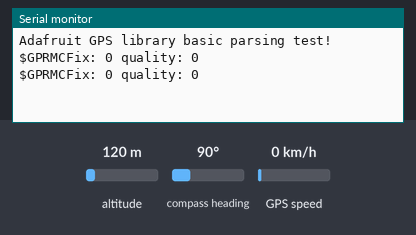
The sketch below on a simulated Arduino Mega 2560, built with avr-gcc and run on an emulated ATmega2560. Shown: the last lines printed to the serial monitor. Inputs (shaded band) come from the test bench; at power-on: altitude 120 m, compass heading 90°, GPS speed 0 km/h. The GPS gets a fix after 3 s at 37.7749, -122.4194 with 8 satellites.

Above: at 2.2 s.
2.3 s: altitude set to 20 m
At 3.8 s:
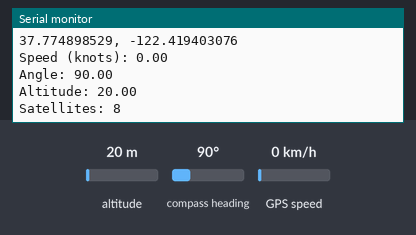
4.5 s: compass heading set to 7°
At 5.8 s:
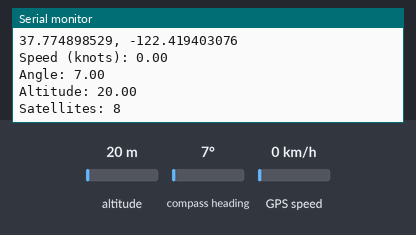

The sketch:

test_adafruit_gps.ino
```cpp
// Test code for Ultimate GPS Using Hardware Serial (e.g. GPS Flora or FeatherWing)
//
// This code shows how to listen to the GPS module via polling. Best used with
// Feathers or Flora where you have hardware Serial and no interrupt
//
// Tested and works great with the Adafruit GPS FeatherWing
// ------> https://www.adafruit.com/products/3133
// or Flora GPS
// ------> https://www.adafruit.com/products/1059
// but also works with the shield, breakout
// ------> https://www.adafruit.com/products/1272
// ------> https://www.adafruit.com/products/746
//
// Pick one up today at the Adafruit electronics shop
// and help support open source hardware & software! -ada

#include <Adafruit_GPS.h>

// what's the name of the hardware serial port?
#define GPSSerial Serial3

// Connect to the GPS on the hardware port
Adafruit_GPS GPS(&GPSSerial);

// Set GPSECHO to 'false' to turn off echoing the GPS data to the Serial console
// Set to 'true' if you want to debug and listen to the raw GPS sentences
#define GPSECHO false

uint32_t timer = millis();


void setup()
{
  //while (!Serial);  // uncomment to have the sketch wait until Serial is ready

  // connect at 115200 so we can read the GPS fast enough and echo without dropping chars
  // also spit it out
  Serial.begin(9600);
  Serial.println("Adafruit GPS library basic parsing test!");

  // 9600 NMEA is the default baud rate for Adafruit MTK GPS's- some use 4800
  GPS.begin(9600);
  // uncomment this line to turn on RMC (recommended minimum) and GGA (fix data) including altitude
  GPS.sendCommand(PMTK_SET_NMEA_OUTPUT_RMCGGA);
  // uncomment this line to turn on only the "minimum recommended" data
  //GPS.sendCommand(PMTK_SET_NMEA_OUTPUT_RMCONLY);
  // For parsing data, we don't suggest using anything but either RMC only or RMC+GGA since
  // the parser doesn't care about other sentences at this time
  // Set the update rate
  GPS.sendCommand(PMTK_SET_NMEA_UPDATE_1HZ); // 1 Hz update rate
  // For the parsing code to work nicely and have time to sort thru the data, and
  // print it out we don't suggest using anything higher than 1 Hz

  // Request updates on antenna status, comment out to keep quiet
  GPS.sendCommand(PGCMD_ANTENNA);

  delay(1000);

  // Ask for firmware version
  GPSSerial.println(PMTK_Q_RELEASE);
}

void loop() // run over and over again
{
  gpsData();

  // approximately every 2 seconds or so, print out the current stats
//  if (millis() - timer > 2000) {
//    timer = millis(); // reset the timer
//    Serial.print("\nTime: ");
//    if (GPS.hour < 10) { Serial.print('0'); }
//    Serial.print(GPS.hour, DEC); Serial.print(':');
//    if (GPS.minute < 10) { Serial.print('0'); }
//    Serial.print(GPS.minute, DEC); Serial.print(':');
//    if (GPS.seconds < 10) { Serial.print('0'); }
//    Serial.print(GPS.seconds, DEC); Serial.print('.');
//    if (GPS.milliseconds < 10) {
//      Serial.print("00");
//    } else if (GPS.milliseconds > 9 && GPS.milliseconds < 100) {
//      Serial.print("0");
//    }
//    Serial.println(GPS.milliseconds);
//    Serial.print("Date: ");
//    Serial.print(GPS.day, DEC); Serial.print('/');
//    Serial.print(GPS.month, DEC); Serial.print("/20");
//    Serial.println(GPS.year, DEC);
//    Serial.print("Fix: "); Serial.print((int)GPS.fix);
//    Serial.print(" quality: "); Serial.println((int)GPS.fixquality);
//    if (GPS.fix) {
//      Serial.print("Location: ");
//      Serial.print(GPS.latitude, 4); Serial.print(GPS.lat);
//      Serial.print(", ");
//      Serial.print(GPS.longitude, 4); Serial.println(GPS.lon);
//      Serial.print(GPS.latitudeDegrees, 9);
//      Serial.print(", ");
//      Serial.println(GPS.longitudeDegrees, 9);
//      Serial.print("Speed (knots): "); Serial.println(GPS.speed);
//      Serial.print("Angle: "); Serial.println(GPS.angle);
//      Serial.print("Altitude: "); Serial.println(GPS.altitude);
//      Serial.print("Satellites: "); Serial.println((int)GPS.satellites);
//    }
//  }
}

void gpsData(){
  char c = GPS.read();
  if (GPS.newNMEAreceived()) {
    Serial.print(GPS.lastNMEA());
    if (!GPS.parse(GPS.lastNMEA())) // this also sets the newNMEAreceived() flag to false
      return; // we can fail to parse a sentence in which case we should just wait for another
  }
  if (millis() - timer > 1000) {
    timer = millis(); // reset the timer
    Serial.print("Fix: "); Serial.print((int)GPS.fix);
    Serial.print(" quality: "); Serial.println((int)GPS.fixquality);
    if (GPS.fix) {
      Serial.print("Location: ");
      Serial.print(GPS.latitude, 4); Serial.print(GPS.lat);
      Serial.print(", ");
      Serial.print(GPS.longitude, 4); Serial.println(GPS.lon);
      Serial.print(GPS.latitudeDegrees, 9);
      Serial.print(", ");
      Serial.println(GPS.longitudeDegrees, 9);
      Serial.print("Speed (knots): "); Serial.println(GPS.speed);
      Serial.print("Angle: "); Serial.println(GPS.angle);
      Serial.print("Altitude: "); Serial.println(GPS.altitude);
      Serial.print("Satellites: "); Serial.println((int)GPS.satellites);
    }
  }
}
```

Measured:
- after the input at 2.3 s, the serial monitor: prints a new line after 0.83 s (image 1)
- after the input at 4.5 s, the serial monitor: prints a new line after 0.62 s (image 2)
